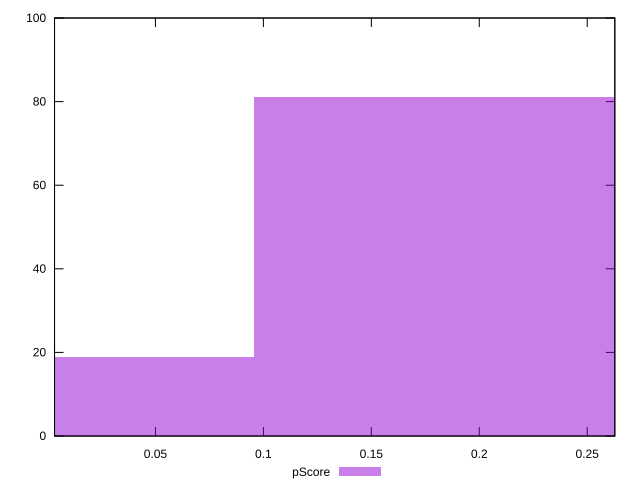

This chart was generated by the following gnuplot code:
reset

$pScore <<EOF
0 19
0.19133864012598262 81
EOF

set key outside below
set boxwidth 0.19133864012598262
set xrange [0.0032521211570840647:0.26278877104710546]
set yrange [0:100]
set trange [0:100]
set style fill transparent solid 0.5 noborder
set terminal svg size 640, 490 enhanced background rgb 'white'
set output "report_00016_2021-02-10T13-31-48.338Z/cumulative-layout-shift/samples/pages+cached+noadtech/pScore/histogram.svg"

plot $pScore title "pScore" with boxes

reset
